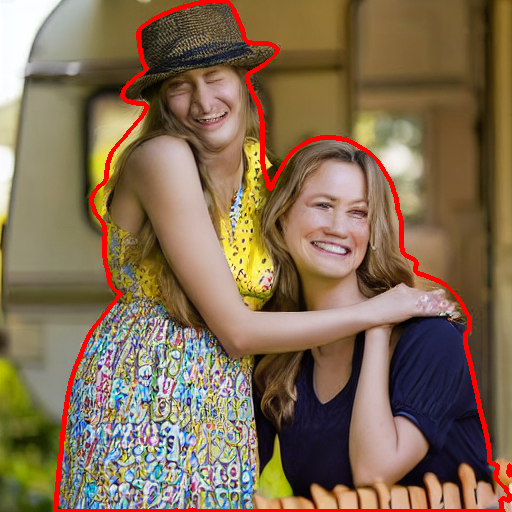
#> input picture notebook/ICML_2026/fake-5d41c713-22fc-44da-8b81-d528254cad76-with_contour.png, 512 x 512 px, given in place of 5d41c713-22fc-44da-8b81-d528254cad76.png, which was not available
$ jupyter execute inpainting-region-show.ipynb
#> lines starting #> are read from the running program, lines starting #| are printed output that depends on the picture; pictures that were not available may be replaced by others from this repository, and a replacement may not be noted
[cell 1]
import os
import cv2
import numpy as np
import matplotlib.pyplot as plt
from PIL import Image

uid = "5d41c713-22fc-44da-8b81-d528254cad76"
base_real_dir = "/data_center/data2/dataset/chenwy/21164-data/dpo_dataset/u2net_next_inpainting/HPDv3/real"
base_fake_dir = "/data_center/data2/dataset/chenwy/21164-data/dpo_dataset/u2net_next_inpainting/HPDv3/fake"
base_mask_dir = "/data_center/data2/dataset/chenwy/21164-data/dpo_dataset/u2net_next_inpainting/HPDv3/mask"

real_image_path = os.path.join(base_real_dir, f"{uid}.png")
fake_image_path = os.path.join(base_fake_dir, f"{uid}.png")
mask_image_path = os.path.join(base_mask_dir, f"{uid}.png")

# 加载图片
real_image = cv2.imread(real_image_path)
#> real_image is the input picture: shape (512, 512, 3); mean B, G, R 83.3, 108.9, 131.3
real_image = cv2.cvtColor(real_image, cv2.COLOR_BGR2RGB)

fake_image = cv2.imread(fake_image_path)
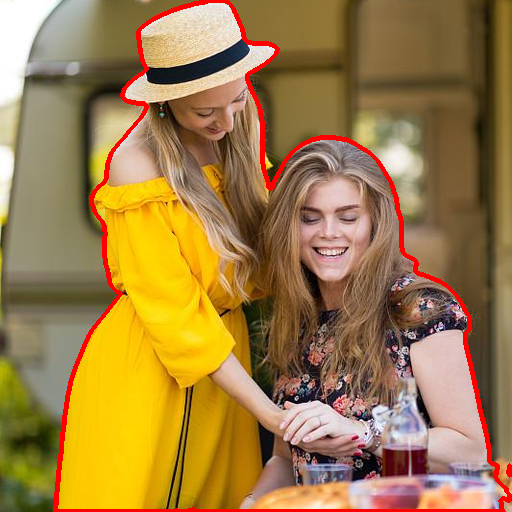
#> input picture notebook/ICML_2026/real-5d41c713-22fc-44da-8b81-d528254cad76-with_contour.png, 512 x 512 px, given in place of 5d41c713-22fc-44da-8b81-d528254cad76.png, which was not available
#> fake_image is the input picture: shape (512, 512, 3); mean B, G, R 71.3, 125.6, 159.8
fake_image = cv2.cvtColor(fake_image, cv2.COLOR_BGR2RGB)

mask_image = cv2.imread(mask_image_path, cv2.IMREAD_GRAYSCALE)
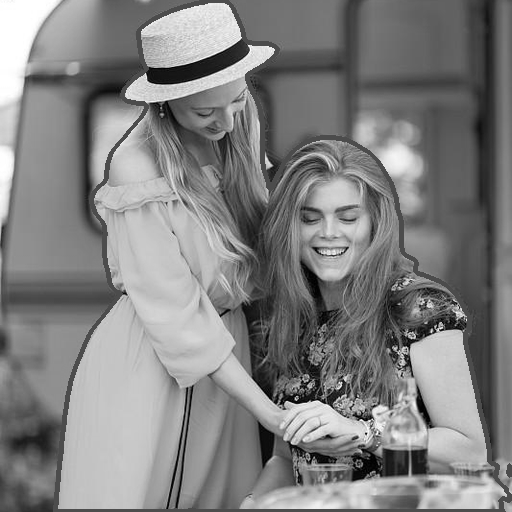
#> mask_image: shape (512, 512); min 0, max 255, mean 129.1

# 提取mask的边缘轮廓
# 使用Canny边缘检测或者findContours
contours, _ = cv2.findContours(mask_image, cv2.RETR_EXTERNAL, cv2.CHAIN_APPROX_SIMPLE)
#> contours = [[[0, 0], [0, 511], [511, 511], [511, 0]]]

# 创建带边缘轮廓的real image
real_with_contour = real_image.copy()
cv2.drawContours(real_with_contour, contours, -1, (255, 0, 0), 4)  # 蓝色轮廓，线宽2
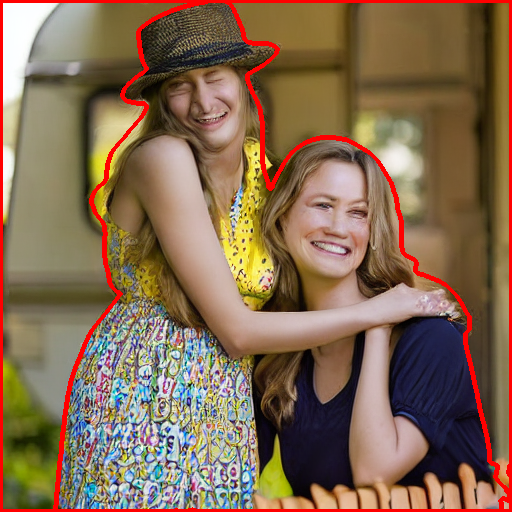
#> real_with_contour: shape (512, 512, 3); mean R, G, B 133.1, 106.5, 81.7

# 创建带边缘轮廓的fake image
fake_with_contour = fake_image.copy()
cv2.drawContours(fake_with_contour, contours, -1, (255, 0, 0), 4)  # 蓝色轮廓，线宽2
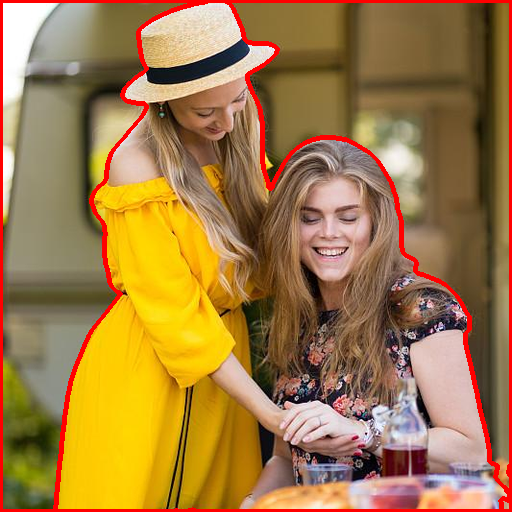
#> fake_with_contour: shape (512, 512, 3); mean R, G, B 161.7, 123.2, 69.8

# 显示结果
fig, axes = plt.subplots(1, 2, figsize=(15, 7))
axes[0].imshow(real_with_contour)
axes[0].set_title('Real Image with Mask Contour')
axes[0].axis('off')

axes[1].imshow(fake_with_contour)
axes[1].set_title('Fake Image with Mask Contour')
axes[1].axis('off')

plt.tight_layout()
plt.show()

# 保存图片
# 将RGB转换回BGR格式以便保存
real_with_contour_bgr = cv2.cvtColor(real_with_contour, cv2.COLOR_RGB2BGR)
fake_with_contour_bgr = cv2.cvtColor(fake_with_contour, cv2.COLOR_RGB2BGR)

real_save_path = os.path.join(f"real-{uid}-with_contour.png")
fake_save_path = os.path.join(f"fake-{uid}-with_contour.png")

cv2.imwrite(real_save_path, real_with_contour_bgr)
cv2.imwrite(fake_save_path, fake_with_contour_bgr)

print(f"Real image with contour saved to: {real_save_path}")
print(f"Fake image with contour saved to: {fake_save_path}")
